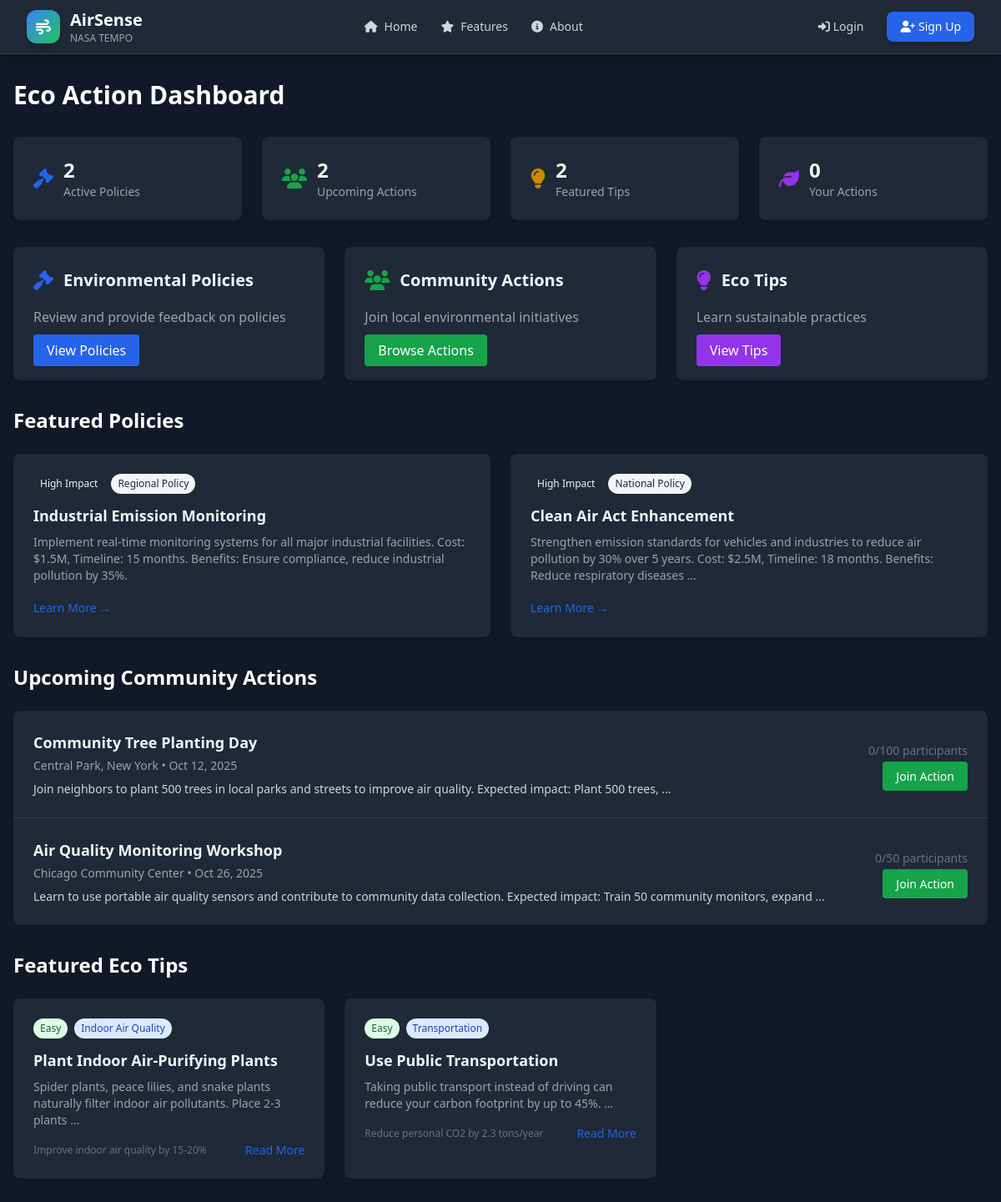
The page /eco-action/ on the database its author committed.
### eco_action/models.py (models this page shows, shortened)
class EnvironmentalPolicy(models.Model):
    POLICY_TYPES = [
        ('local', 'Local Policy'),
        ('regional', 'Regional Policy'),
        ('national', 'National Policy'),
        ('international', 'International Policy'),
        ('recommendation', 'Recommendation'),
    ]
    IMPACT_LEVELS = [
        ('low', 'Low Impact'),
        ('medium', 'Medium Impact'),
        ('high', 'High Impact'),
        ('critical', 'Critical Impact'),
    ]
    title = models.CharField(max_length=200)
    description = models.TextField()
    category = models.ForeignKey(PolicyCategory, on_delete=models.CASCADE)
    policy_type = models.CharField(max_length=20, choices=POLICY_TYPES)
    impact_level = models.CharField(max_length=10, choices=IMPACT_LEVELS)
    location = models.CharField(max_length=100, blank=True)  # Applicable location
    source_url = models.URLField(blank=True)
    implementation_date = models.DateField(blank=True, null=True)
    is_active = models.BooleanField(default=True)
    created_at = models.DateTimeField(auto_now_add=True)
    updated_at = models.DateTimeField(auto_now=True)
    class Meta:
        ordering = ['-created_at']

class CommunityAction(models.Model):
    ACTION_TYPES = [
        ('cleanup', 'Environmental Cleanup'),
        ('tree_planting', 'Tree Planting'),
        ('awareness', 'Awareness Campaign'),
        ('monitoring', 'Air Quality Monitoring'),
        ('advocacy', 'Policy Advocacy'),
        ('education', 'Environmental Education'),
    ]
    STATUS_CHOICES = [
        ('planning', 'Planning'),
        ('active', 'Active'),
        ('completed', 'Completed'),
        ('cancelled', 'Cancelled'),
    ]
    title = models.CharField(max_length=200)
    description = models.TextField()
    action_type = models.CharField(max_length=20, choices=ACTION_TYPES)
    location = models.CharField(max_length=100)
    organizer = models.ForeignKey(User, on_delete=models.CASCADE, related_name='organized_actions')
    participants = models.ManyToManyField(User, blank=True, related_name='joined_actions')
    status = models.CharField(max_length=20, choices=STATUS_CHOICES, default='planning')
    start_date = models.DateTimeField()
    end_date = models.DateTimeField(blank=True, null=True)
    max_participants = models.PositiveIntegerField(default=50)
    registration_required = models.BooleanField(default=False)
    contact_email = models.EmailField(blank=True)
    website_url = models.URLField(blank=True)
    image = models.ImageField(upload_to='community_actions/', blank=True)
    created_at = models.DateTimeField(auto_now_add=True)
    updated_at = models.DateTimeField(auto_now=True)
    class Meta:
        ordering = ['start_date']
    @property
    def participant_count(self):
        return self.participants.count()

class EcoTip(models.Model):
    TIP_CATEGORIES = [
        ('transport', 'Transportation'),
        ('energy', 'Energy Conservation'),
        ('waste', 'Waste Reduction'),
        ('indoor', 'Indoor Air Quality'),
        ('outdoor', 'Outdoor Activities'),
        ('health', 'Health Protection'),
    ]
    title = models.CharField(max_length=200)
    content = models.TextField()
    category = models.CharField(max_length=20, choices=TIP_CATEGORIES)
    difficulty_level = models.CharField(
        max_length=10,
        choices=[
            ('easy', 'Easy'),
            ('medium', 'Medium'),
            ('hard', 'Hard'),
        ],
        default='easy'
    )
    estimated_impact = models.CharField(max_length=200, blank=True)  # e.g., "Reduces CO2 by 10%"
    is_featured = models.BooleanField(default=False)
    likes = models.ManyToManyField(User, blank=True, related_name='liked_tips')
    created_at = models.DateTimeField(auto_now_add=True)
    class Meta:
        ordering = ['-created_at']

### eco_action/views.py (the view, shortened to what this page needs)
# urls.py: path('', views.eco_dashboard, name='dashboard'),
def eco_dashboard(request):
    featured_policies = EnvironmentalPolicy.objects.filter(
        is_active=True,
        impact_level='high'
    )[:3]
    upcoming_actions = CommunityAction.objects.filter(
        status='active',
        start_date__gte=timezone.now()
    ).order_by('start_date')[:3]
    featured_tips = EcoTip.objects.filter(is_featured=True)[:3]
    user_actions = None
    user_profile = None
    context = {
        'title': 'Eco Action Dashboard',
        'featured_policies': featured_policies,
        'upcoming_actions': upcoming_actions,
        'featured_tips': featured_tips,
        'user_actions': user_actions,
        'user_profile': user_profile,
    }
    return render(request, 'eco_action/dashboard.html', context)

### eco_action/templates/eco_action/dashboard.html (shortened to what this page needs)
{% extends 'base.html' %}
{% block content %}
<div class="min-h-screen bg-gray-50 dark:bg-gray-900 py-8">
    <div class="max-w-7xl mx-auto px-4">
        <h1 class="text-3xl font-bold text-gray-900 dark:text-white mb-8">Eco Action Dashboard</h1>
        <div class="grid grid-cols-1 md:grid-cols-4 gap-6 mb-8">
            <div class="bg-white dark:bg-gray-800 rounded-lg shadow p-6">
                <div class="flex items-center">
                    <i class="fas fa-gavel text-blue-600 text-2xl mr-3"></i>
                    <div>
                        <p class="text-2xl font-bold">{{ featured_policies.count }}</p>
                        <p class="text-sm text-gray-600 dark:text-gray-400">Active Policies</p>
                    </div>
                </div>
            </div>
            <div class="bg-white dark:bg-gray-800 rounded-lg shadow p-6">
                <div class="flex items-center">
                    <i class="fas fa-users text-green-600 text-2xl mr-3"></i>
                    <div>
                        <p class="text-2xl font-bold">{{ upcoming_actions.count }}</p>
                        <p class="text-sm text-gray-600 dark:text-gray-400">Upcoming Actions</p>
                    </div>
                </div>
            </div>
            <div class="bg-white dark:bg-gray-800 rounded-lg shadow p-6">
                <div class="flex items-center">
                    <i class="fas fa-lightbulb text-yellow-600 text-2xl mr-3"></i>
                    <div>
                        <p class="text-2xl font-bold">{{ featured_tips.count }}</p>
                        <p class="text-sm text-gray-600 dark:text-gray-400">Featured Tips</p>
                    </div>
                </div>
            </div>
            <div class="bg-white dark:bg-gray-800 rounded-lg shadow p-6">
                <div class="flex items-center">
                    <i class="fas fa-leaf text-purple-600 text-2xl mr-3"></i>
                    <div>
                        <p class="text-2xl font-bold">{% if user_profile %}{{ user_profile.actions_participated }}{% else %}0{% endif %}</p>
                        <p class="text-sm text-gray-600 dark:text-gray-400">Your Actions</p>
                    </div>
                </div>
            </div>
        </div>
        <div class="grid grid-cols-1 md:grid-cols-3 gap-6 mb-8">
            <div class="bg-white dark:bg-gray-800 rounded-lg shadow p-6">
                <div class="flex items-center mb-4">
                    <i class="fas fa-gavel text-blue-600 text-2xl mr-3"></i>
                    <h2 class="text-xl font-semibold">Environmental Policies</h2>
                </div>
                <p class="text-gray-600 dark:text-gray-400 mb-4">Review and provide feedback on policies</p>
                <a href="{% url 'eco_action:policies' %}" class="bg-blue-600 text-white px-4 py-2 rounded hover:bg-blue-700">View Policies</a>
            </div>
            <div class="bg-white dark:bg-gray-800 rounded-lg shadow p-6">
                <div class="flex items-center mb-4">
                    <i class="fas fa-users text-green-600 text-2xl mr-3"></i>
                    <h2 class="text-xl font-semibold">Community Actions</h2>
                </div>
                <p class="text-gray-600 dark:text-gray-400 mb-4">Join local environmental initiatives</p>
                <a href="{% url 'eco_action:community_actions' %}" class="bg-green-600 text-white px-4 py-2 rounded hover:bg-green-700">Browse Actions</a>
            </div>
            <div class="bg-white dark:bg-gray-800 rounded-lg shadow p-6">
                <div class="flex items-center mb-4">
                    <i class="fas fa-lightbulb text-purple-600 text-2xl mr-3"></i>
                    <h2 class="text-xl font-semibold">Eco Tips</h2>
                </div>
                <p class="text-gray-600 dark:text-gray-400 mb-4">Learn sustainable practices</p>
                <a href="{% url 'eco_action:tips' %}" class="bg-purple-600 text-white px-4 py-2 rounded hover:bg-purple-700">View Tips</a>
            </div>
        </div>
        <div class="mb-8">
            <h2 class="text-2xl font-bold text-gray-900 dark:text-white mb-6">Featured Policies</h2>
            <div class="grid grid-cols-1 md:grid-cols-2 gap-6">
                {% for policy in featured_policies %}
                <div class="bg-white dark:bg-gray-800 rounded-lg shadow p-6">
                    <div class="flex items-center mb-3">
                        <span class="px-2 py-1 bg-{{ policy.impact_level }}-100 text-{{ policy.impact_level }}-800 text-xs rounded-full mr-2">
                            {{ policy.get_impact_level_display }}
                        </span>
                        <span class="px-2 py-1 bg-gray-100 text-gray-800 text-xs rounded-full">
                            {{ policy.get_policy_type_display }}
                        </span>
                    </div>
                    <h3 class="text-lg font-semibold mb-2">{{ policy.title }}</h3>
                    <p class="text-gray-600 dark:text-gray-400 text-sm mb-4">{{ policy.description|truncatewords:25 }}</p>
                    <a href="{% url 'eco_action:policy_detail' policy.id %}" class="text-blue-600 hover:text-blue-800 text-sm font-medium">
                        Learn More →
                    </a>
                </div>
                {% endfor %}
            </div>
        </div>
        <div class="mb-8">
            <h2 class="text-2xl font-bold text-gray-900 dark:text-white mb-6">Upcoming Community Actions</h2>
            <div class="bg-white dark:bg-gray-800 rounded-lg shadow overflow-hidden">
                {% for action in upcoming_actions %}
                <div class="p-6 border-b border-gray-200 dark:border-gray-700 last:border-b-0">
                    <div class="flex items-center justify-between">
                        <div>
                            <h3 class="text-lg font-semibold mb-1">{{ action.title }}</h3>
                            <p class="text-gray-600 dark:text-gray-400 text-sm mb-2">{{ action.location }} • {{ action.start_date|date:"M d, Y" }}</p>
                            <p class="text-gray-700 dark:text-gray-300 text-sm">{{ action.description|truncatewords:20 }}</p>
                        </div>
                        <div class="text-right">
                            <p class="text-sm text-gray-500 mb-2">{{ action.participant_count }}/{{ action.max_participants }} participants</p>
                            <a href="{% url 'eco_action:action_detail' action.id %}" class="bg-green-600 text-white px-4 py-2 rounded text-sm hover:bg-green-700">
                                Join Action
                            </a>
                        </div>
                    </div>
                </div>
                {% endfor %}
            </div>
        </div>
        <div>
            <h2 class="text-2xl font-bold text-gray-900 dark:text-white mb-6">Featured Eco Tips</h2>
            <div class="grid grid-cols-1 md:grid-cols-3 gap-6">
                {% for tip in featured_tips %}
                <div class="bg-white dark:bg-gray-800 rounded-lg shadow p-6">
                    <div class="flex items-center mb-3">
                        <span class="px-2 py-1 bg-green-100 text-green-800 text-xs rounded-full mr-2">
                            {{ tip.get_difficulty_level_display }}
                        </span>
                        <span class="px-2 py-1 bg-blue-100 text-blue-800 text-xs rounded-full">
                            {{ tip.get_category_display }}
                        </span>
                    </div>
                    <h3 class="text-lg font-semibold mb-2">{{ tip.title }}</h3>
                    <p class="text-gray-600 dark:text-gray-400 text-sm mb-4">{{ tip.content|truncatewords:15 }}</p>
                    <div class="flex items-center justify-between">
                        <span class="text-xs text-gray-500">{{ tip.estimated_impact }}</span>
                        <a href="{% url 'eco_action:tip_detail' tip.id %}" class="text-blue-600 hover:text-blue-800 text-sm">
                            Read More
                        </a>
                    </div>
                </div>
                {% endfor %}
            </div>
        </div>
    </div>
</div>
{% endblock %}

### rows shown on the page
EnvironmentalPolicy: impact_level "High Impact", policy_type "Regional Policy", title "Industrial Emission Monitoring", description "Implement real-time monitoring systems for all major industrial facilities. Cost: $1.5M, Timeline: 15 months. Benefits: Ensure compliance, reduce industrial pollution by 35%."
EnvironmentalPolicy: impact_level "High Impact", policy_type "National Policy", title "Clean Air Act Enhancement", description "Strengthen emission standards for vehicles and industries to reduce air pollution by 30% over 5 years. Cost: $2.5M, Timeline: 18 months. Benefits: Reduce respiratory diseases …"
CommunityAction: title "Community Tree Planting Day", location "Central Park, New York", start_date "Oct 12, 2025", description "Join neighbors to plant 500 trees in local parks and streets to improve air quality. Expected impact: Plant 500 trees, …", participant_count "0", max_participants "100"
CommunityAction: title "Air Quality Monitoring Workshop", location "Chicago Community Center", start_date "Oct 26, 2025", description "Learn to use portable air quality sensors and contribute to community data collection. Expected impact: Train 50 community monitors, expand …", participant_count "0", max_participants "50"
EcoTip: difficulty_level "Easy", category "Indoor Air Quality", title "Plant Indoor Air-Purifying Plants", content "Spider plants, peace lilies, and snake plants naturally filter indoor air pollutants. Place 2-3 plants …", estimated_impact "Improve indoor air quality by 15-20%"
EcoTip: difficulty_level "Easy", category "Transportation", title "Use Public Transportation", content "Taking public transport instead of driving can reduce your carbon footprint by up to 45%. …", estimated_impact "Reduce personal CO2 by 2.3 tons/year"

### other values the page prints
{{ featured_policies.count }} "2"
{{ upcoming_actions.count }} "2"
{{ featured_tips.count }} "2"
